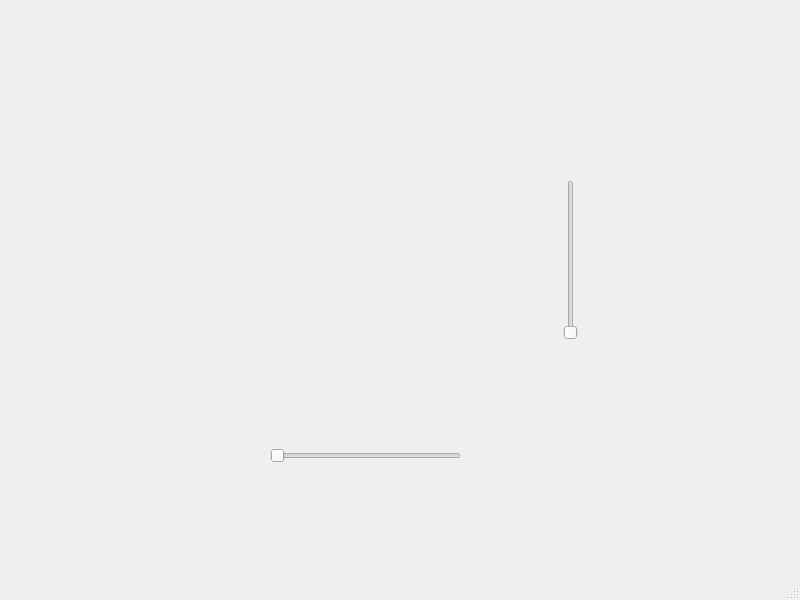
<?xml version="1.0" encoding="UTF-8"?>
<ui version="4.0">
 <class>MainWindow</class>
 <widget class="QMainWindow" name="MainWindow">
  <property name="geometry">
   <rect>
    <x>0</x>
    <y>0</y>
    <width>800</width>
    <height>600</height>
   </rect>
  </property>
  <property name="windowTitle">
   <string>MainWindow</string>
  </property>
  <widget class="QWidget" name="centralwidget">
   <widget class="QSlider" name="horizontalSlider">
    <property name="geometry">
     <rect>
      <x>270</x>
      <y>440</y>
      <width>191</width>
      <height>31</height>
     </rect>
    </property>
    <property name="orientation">
     <enum>Qt::Horizontal</enum>
    </property>
   </widget>
   <widget class="QSlider" name="verticalSlider">
    <property name="geometry">
     <rect>
      <x>560</x>
      <y>180</y>
      <width>22</width>
      <height>160</height>
     </rect>
    </property>
    <property name="orientation">
     <enum>Qt::Vertical</enum>
    </property>
   </widget>
  </widget>
  <widget class="QMenuBar" name="menubar">
   <property name="geometry">
    <rect>
     <x>0</x>
     <y>0</y>
     <width>800</width>
     <height>26</height>
    </rect>
   </property>
  </widget>
  <widget class="QStatusBar" name="statusbar"/>
 </widget>
 <resources/>
 <connections/>
</ui>
